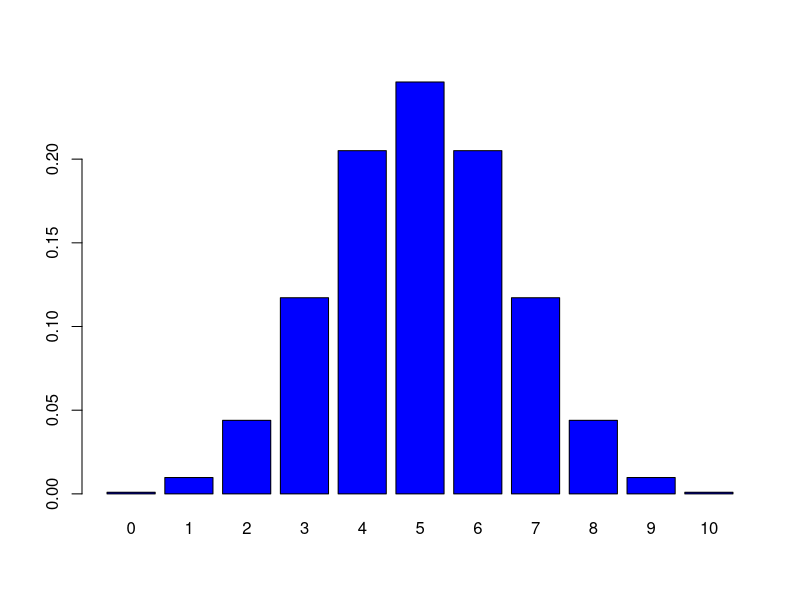
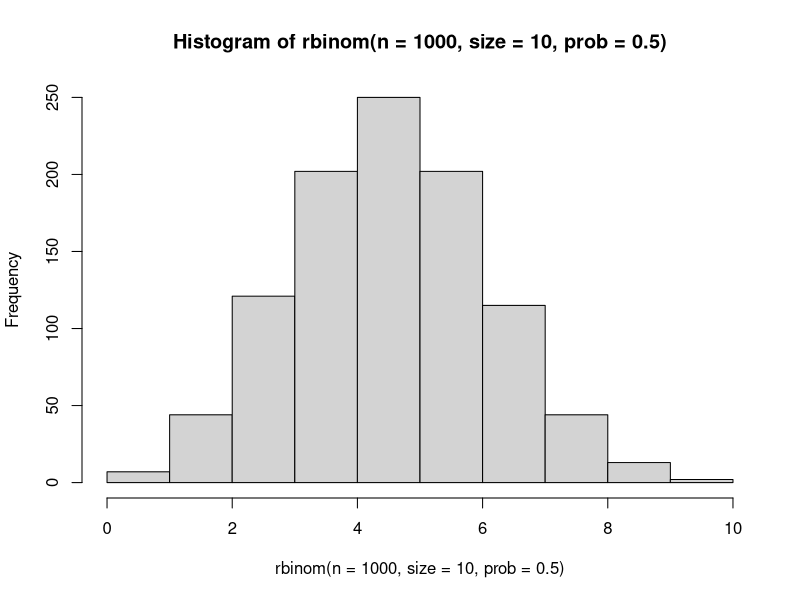
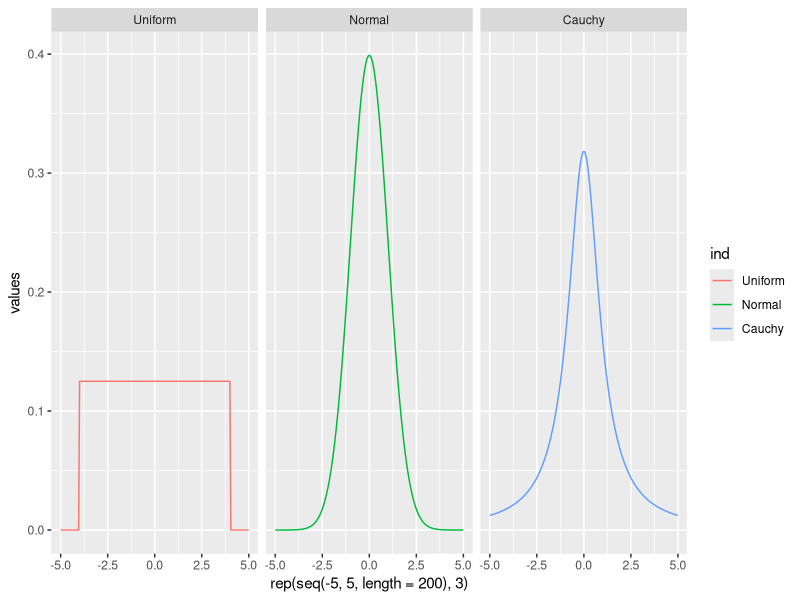
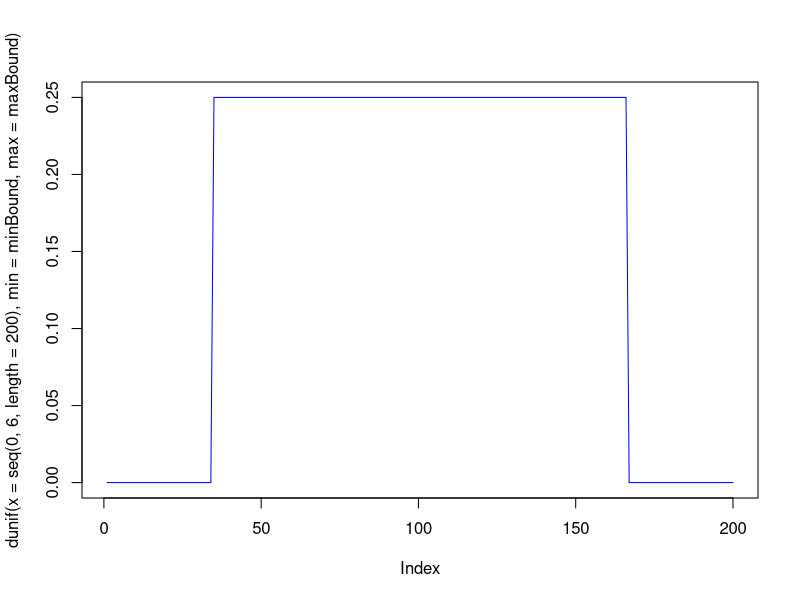
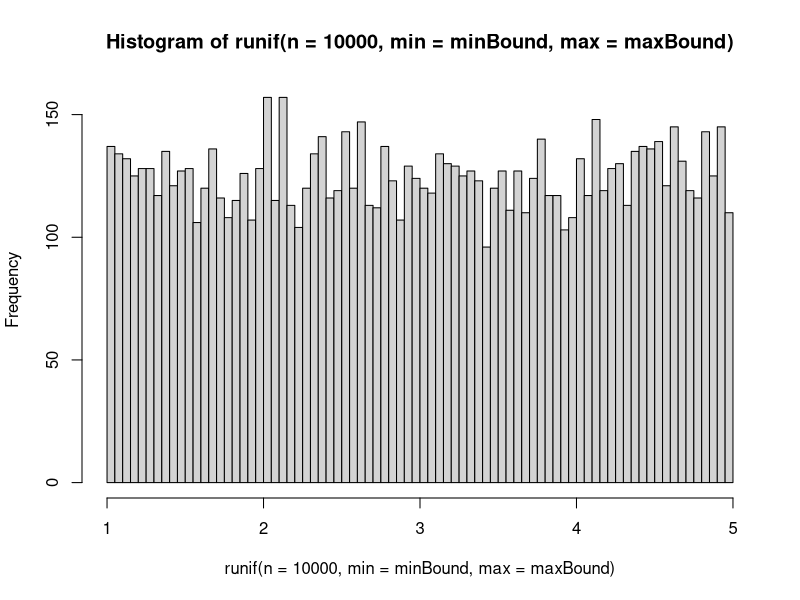
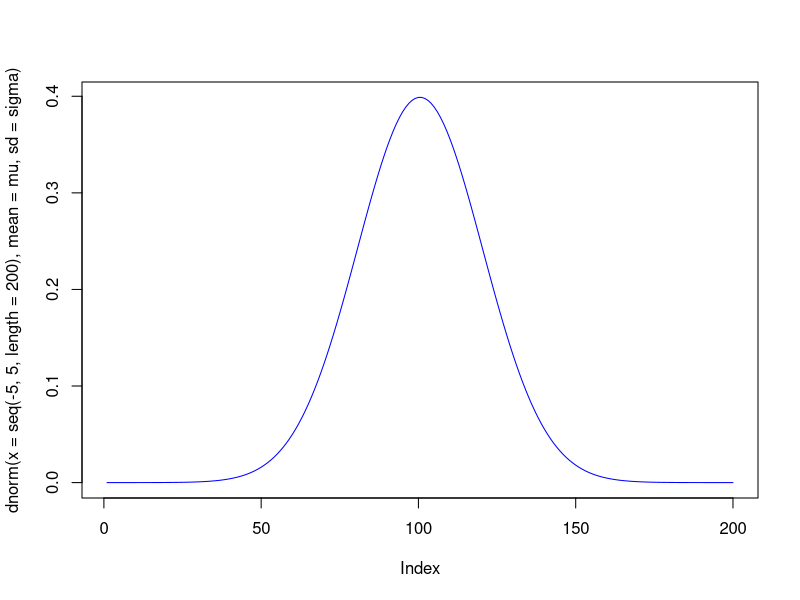
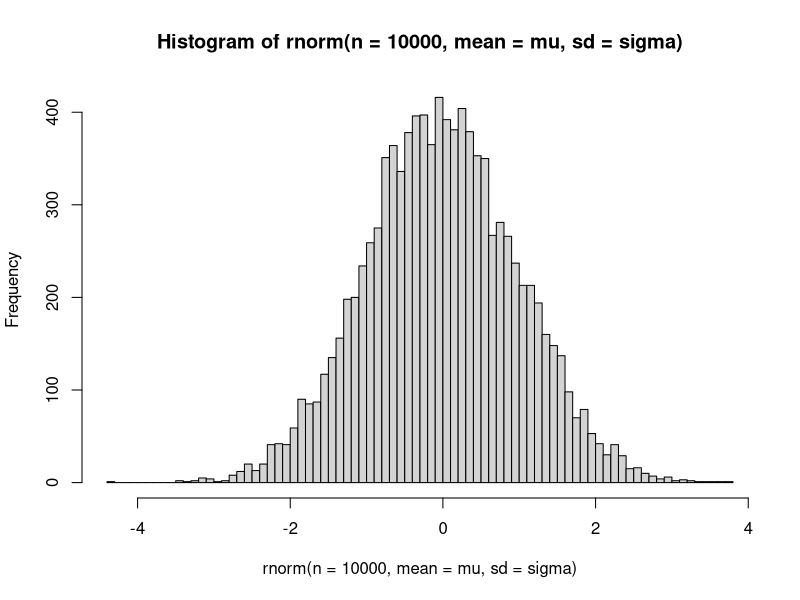
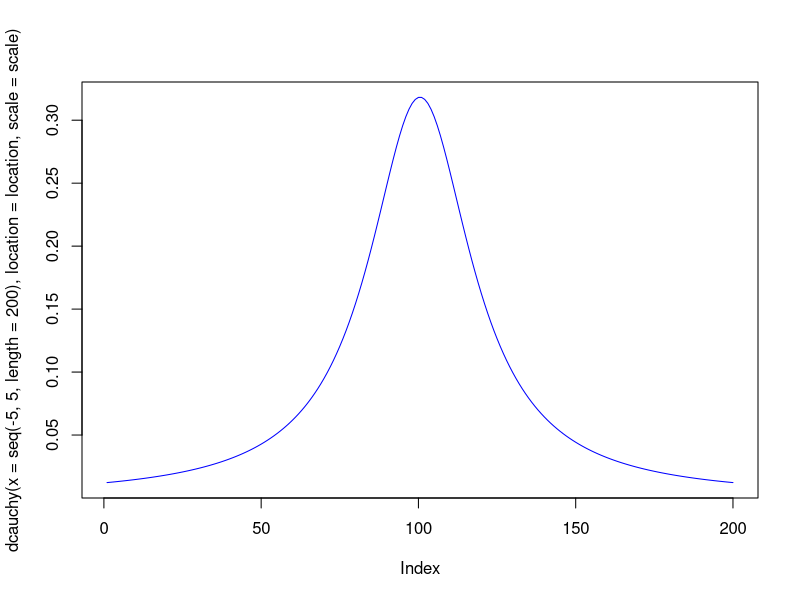

Write R code to recreate these figures, in order.
## ---- chunk 1
set.seed(1)
## ---- chunk 2
## distribution with n=10, p=0.5
n <- 10
p <- 0.5
barplot(dbinom(x=0:n, size=n, prob=p), 
        names.arg=0:10, 
        col="blue")
## ---- chunk 3
## Get 10 values
rbinom(n=10, size=10, prob=0.5)
## Distribution of 10000 values
hist(rbinom(n=1000, size=10, prob=0.5), breaks=0:10)
## ---- chunk 4
datasets <- data.frame(
    Uniform=dunif(x=seq(-5, 5, length=200), min=-4, max=4),
    Normal=dnorm(x=seq(-5, 5, length=200), mean=0, sd=1),
    Cauchy=dcauchy(x=seq(-5, 5, length=200), location=0, scale=1)
)
library("ggplot2")
qplot(data=stack(datasets), 
      x=rep(seq(-5, 5, length=200), 3), 
      y=values, 
      col=ind, geom="line", facets=~ind)

## ---- chunk 5
## distribution between 1 and 5
minBound <- 1
maxBound <- 5
plot(dunif(x=seq(0, 6, length=200), 
           min=minBound, max=maxBound), 
     type="l", col="blue")
## ---- chunk 6
## Get 10 values
runif(n=10, min=minBound, max=maxBound)
## Distribution of 10000 values
hist(runif(n=10000, min=minBound, max=maxBound), breaks=100)
## ---- chunk 7
mu <- 0
sigma <- 1
plot(dnorm(x=seq(-5, 5, length=200), 
           mean=mu, sd=sigma), 
     type="l", col="blue")
## ---- chunk 8
## Get 10 values
rnorm(n=10, mean=mu, sd=sigma)
## Distribution of 10000 values
hist(rnorm(n=10000, mean=mu, sd=sigma), breaks=100)
## ---- chunk 9
location <- 0
scale <- 1
plot(dcauchy(x=seq(-5, 5, length=200), 
           location=location, scale=scale), 
     type="l", col="blue")
## ---- chunk 10
## Get 10 values
rcauchy(n=10, location=0, scale=1)
## Distribution of 10000 values (careful: strong outliers are generated!)
dataCauchy <- rcauchy(n=10000, location=0, scale=1)
dataCauchy <- dataCauchy[which(dataCauchy > -6 & dataCauchy <6)]
hist(dataCauchy, breaks=100)
